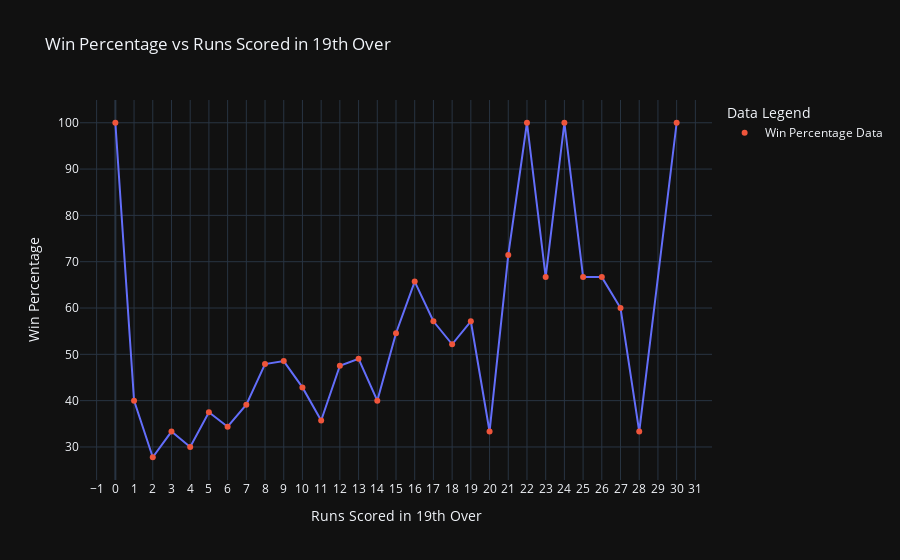

Notebook code for this chart:
### Code cell
import plotly.express as px
data['custom_hover_text'] = data.apply(lambda row: f"Runs: {row['runs']}<br>Win Percentage: {round(row['win_percentage'],2)}%<br>Matches Played: {row['frequency']}", axis=1)

# Create an interactive line plot with custom hover text
fig = px.line(data, x='runs', y='win_percentage', title='Win Percentage vs Runs Scored in 19th Over')

# Add points to the line plot to make them interactive, with the custom hover text
fig.add_scatter(x=data['runs'], y=data['win_percentage'], mode='markers',hoverinfo='text+x+y', hovertext=data['custom_hover_text'],
                name='Win Percentage Data')

# Update traces to not show the default hover info, instead only show custom hover info
fig.update_traces(hovertemplate=data['custom_hover_text'])

# Update layout for a better look
fig.update_layout(
    xaxis_title="Runs Scored in 19th Over",
    yaxis_title="Win Percentage",
    xaxis=dict(tickmode='linear', tick0=0, dtick=1) ,
    legend_title_text='Data Legend'
)

# Show plot
fig.show()

### Figure 1 — Plotly figure (JSON) as saved in the notebook; plotly's stock layout.template omitted (floating-point values rounded to 4 significant figures)
{"data": [{"hovertemplate": ["Runs: 0<br>Win Percentage: 100.0%<br>Matches Played: 1", "Runs: 1<br>Win Percentage: 40.0%<br>Matches Played: 2", "Runs: 2<br>Win Percentage: 27.78%<br>Matches Played: 5", "Runs: 3<br>Win Percentage: 33.33%<br>Matches Played: 10", "Runs: 4<br>Win Percentage: 30.0%<br>Matches Played: 12", "Runs: 5<br>Win Percentage: 37.5%<br>Matches Played: 18", "Runs: 6<br>Win Percentage: 34.38%<br>Matches Played: 22", "Runs: 7<br>Win Percentage: 39.13%<br>Matches Played: 27", "Runs: 8<br>Win Percentage: 47.89%<br>Matches Played: 34", "Runs: 9<br>Win Percentage: 48.54%<br>Matches Played: 50", "Runs: 10<br>Win Percentage: 42.86%<br>Matches Played: 36", "Runs: 11<br>Win Percentage: 35.71%<br>Matches Played: 25", "Runs: 12<br>Win Percentage: 47.54%<br>Matches Played: 29", "Runs: 13<br>Win Percentage: 49.02%<br>Matches Played: 25", "Runs: 14<br>Win Percentage: 40.0%<br>Matches Played: 18", "Runs: 15<br>Win Percentage: 54.55%<br>Matches Played: 24", "Runs: 16<br>Win Percentage: 65.71%<br>Matches Played: 23", "Runs: 17<br>Win Percentage: 57.14%<br>Matches Played: 16", "Runs: 18<br>Win Percentage: 52.17%<br>Matches Played: 12", "Runs: 19<br>Win Percentage: 57.14%<br>Matches Played: 12", "Runs: 20<br>Win Percentage: 33.33%<br>Matches Played: 6", "Runs: 21<br>Win Percentage: 71.43%<br>Matches Played: 10", "Runs: 22<br>Win Percentage: 100.0%<br>Matches Played: 7", "Runs: 23<br>Win Percentage: 66.67%<br>Matches Played: 4", "Runs: 24<br>Win Percentage: 100.0%<br>Matches Played: 8", "Runs: 25<br>Win Percentage: 66.67%<br>Matches Played: 4", "Runs: 26<br>Win Percentage: 66.67%<br>Matches Played: 2", "Runs: 27<br>Win Percentage: 60.0%<br>Matches Played: 3", "Runs: 28<br>Win Percentage: 33.33%<br>Matches Played: 1", "Runs: 30<br>Win Percentage: 100.0%<br>Matches Played: 2"], "legendgroup": "", "line": {"color": "#636efa", "dash": "solid"}, "marker": {"symbol": "circle"}, "mode": "lines", "name": "", "orientation": "v", "showlegend": false, "type": "scatter", "x": [0, 1, 2, 3, 4, 5, 6, 7, 8, 9, 10, 11, 12, 13, 14, 15, 16, 17, 18, 19, 20, 21, 22, 23, 24, 25, 26, 27, 28, 30], "xaxis": "x", "y": [100, 40, 27.78, 33.33, 30, 37.5, 34.38, 39.13, 47.89, 48.54, 42.86, 35.71, 47.54, 49.02, 40, 54.55, 65.71, 57.14, 52.17, 57.14, 33.33, 71.43, 100, 66.67, 100, 66.67, 66.67, 60, 33.33, 100], "yaxis": "y"}, {"hoverinfo": "text+x+y", "hovertemplate": ["Runs: 0<br>Win Percentage: 100.0%<br>Matches Played: 1", "Runs: 1<br>Win Percentage: 40.0%<br>Matches Played: 2", "Runs: 2<br>Win Percentage: 27.78%<br>Matches Played: 5", "Runs: 3<br>Win Percentage: 33.33%<br>Matches Played: 10", "Runs: 4<br>Win Percentage: 30.0%<br>Matches Played: 12", "Runs: 5<br>Win Percentage: 37.5%<br>Matches Played: 18", "Runs: 6<br>Win Percentage: 34.38%<br>Matches Played: 22", "Runs: 7<br>Win Percentage: 39.13%<br>Matches Played: 27", "Runs: 8<br>Win Percentage: 47.89%<br>Matches Played: 34", "Runs: 9<br>Win Percentage: 48.54%<br>Matches Played: 50", "Runs: 10<br>Win Percentage: 42.86%<br>Matches Played: 36", "Runs: 11<br>Win Percentage: 35.71%<br>Matches Played: 25", "Runs: 12<br>Win Percentage: 47.54%<br>Matches Played: 29", "Runs: 13<br>Win Percentage: 49.02%<br>Matches Played: 25", "Runs: 14<br>Win Percentage: 40.0%<br>Matches Played: 18", "Runs: 15<br>Win Percentage: 54.55%<br>Matches Played: 24", "Runs: 16<br>Win Percentage: 65.71%<br>Matches Played: 23", "Runs: 17<br>Win Percentage: 57.14%<br>Matches Played: 16", "Runs: 18<br>Win Percentage: 52.17%<br>Matches Played: 12", "Runs: 19<br>Win Percentage: 57.14%<br>Matches Played: 12", "Runs: 20<br>Win Percentage: 33.33%<br>Matches Played: 6", "Runs: 21<br>Win Percentage: 71.43%<br>Matches Played: 10", "Runs: 22<br>Win Percentage: 100.0%<br>Matches Played: 7", "Runs: 23<br>Win Percentage: 66.67%<br>Matches Played: 4", "Runs: 24<br>Win Percentage: 100.0%<br>Matches Played: 8", "Runs: 25<br>Win Percentage: 66.67%<br>Matches Played: 4", "Runs: 26<br>Win Percentage: 66.67%<br>Matches Played: 2", "Runs: 27<br>Win Percentage: 60.0%<br>Matches Played: 3", "Runs: 28<br>Win Percentage: 33.33%<br>Matches Played: 1", "Runs: 30<br>Win Percentage: 100.0%<br>Matches Played: 2"], "hovertext": ["Runs: 0<br>Win Percentage: 100.0%<br>Matches Played: 1", "Runs: 1<br>Win Percentage: 40.0%<br>Matches Played: 2", "Runs: 2<br>Win Percentage: 27.78%<br>Matches Played: 5", "Runs: 3<br>Win Percentage: 33.33%<br>Matches Played: 10", "Runs: 4<br>Win Percentage: 30.0%<br>Matches Played: 12", "Runs: 5<br>Win Percentage: 37.5%<br>Matches Played: 18", "Runs: 6<br>Win Percentage: 34.38%<br>Matches Played: 22", "Runs: 7<br>Win Percentage: 39.13%<br>Matches Played: 27", "Runs: 8<br>Win Percentage: 47.89%<br>Matches Played: 34", "Runs: 9<br>Win Percentage: 48.54%<br>Matches Played: 50", "Runs: 10<br>Win Percentage: 42.86%<br>Matches Played: 36", "Runs: 11<br>Win Percentage: 35.71%<br>Matches Played: 25", "Runs: 12<br>Win Percentage: 47.54%<br>Matches Played: 29", "Runs: 13<br>Win Percentage: 49.02%<br>Matches Played: 25", "Runs: 14<br>Win Percentage: 40.0%<br>Matches Played: 18", "Runs: 15<br>Win Percentage: 54.55%<br>Matches Played: 24", "Runs: 16<br>Win Percentage: 65.71%<br>Matches Played: 23", "Runs: 17<br>Win Percentage: 57.14%<br>Matches Played: 16", "Runs: 18<br>Win Percentage: 52.17%<br>Matches Played: 12", "Runs: 19<br>Win Percentage: 57.14%<br>Matches Played: 12", "Runs: 20<br>Win Percentage: 33.33%<br>Matches Played: 6", "Runs: 21<br>Win Percentage: 71.43%<br>Matches Played: 10", "Runs: 22<br>Win Percentage: 100.0%<br>Matches Played: 7", "Runs: 23<br>Win Percentage: 66.67%<br>Matches Played: 4", "Runs: 24<br>Win Percentage: 100.0%<br>Matches Played: 8", "Runs: 25<br>Win Percentage: 66.67%<br>Matches Played: 4", "Runs: 26<br>Win Percentage: 66.67%<br>Matches Played: 2", "Runs: 27<br>Win Percentage: 60.0%<br>Matches Played: 3", "Runs: 28<br>Win Percentage: 33.33%<br>Matches Played: 1", "Runs: 30<br>Win Percentage: 100.0%<br>Matches Played: 2"], "mode": "markers", "name": "Win Percentage Data", "type": "scatter", "x": [0, 1, 2, 3, 4, 5, 6, 7, 8, 9, 10, 11, 12, 13, 14, 15, 16, 17, 18, 19, 20, 21, 22, 23, 24, 25, 26, 27, 28, 30], "y": [100, 40, 27.78, 33.33, 30, 37.5, 34.38, 39.13, 47.89, 48.54, 42.86, 35.71, 47.54, 49.02, 40, 54.55, 65.71, 57.14, 52.17, 57.14, 33.33, 71.43, 100, 66.67, 100, 66.67, 66.67, 60, 33.33, 100]}], "layout": {"legend": {"title": {"text": "Data Legend"}, "tracegroupgap": 0}, "title": {"text": "Win Percentage vs Runs Scored in 19th Over"}, "xaxis": {"anchor": "y", "domain": [0, 1], "dtick": 1, "tick0": 0, "tickmode": "linear", "title": {"text": "Runs Scored in 19th Over"}}, "yaxis": {"anchor": "x", "domain": [0, 1], "title": {"text": "Win Percentage"}}}}
